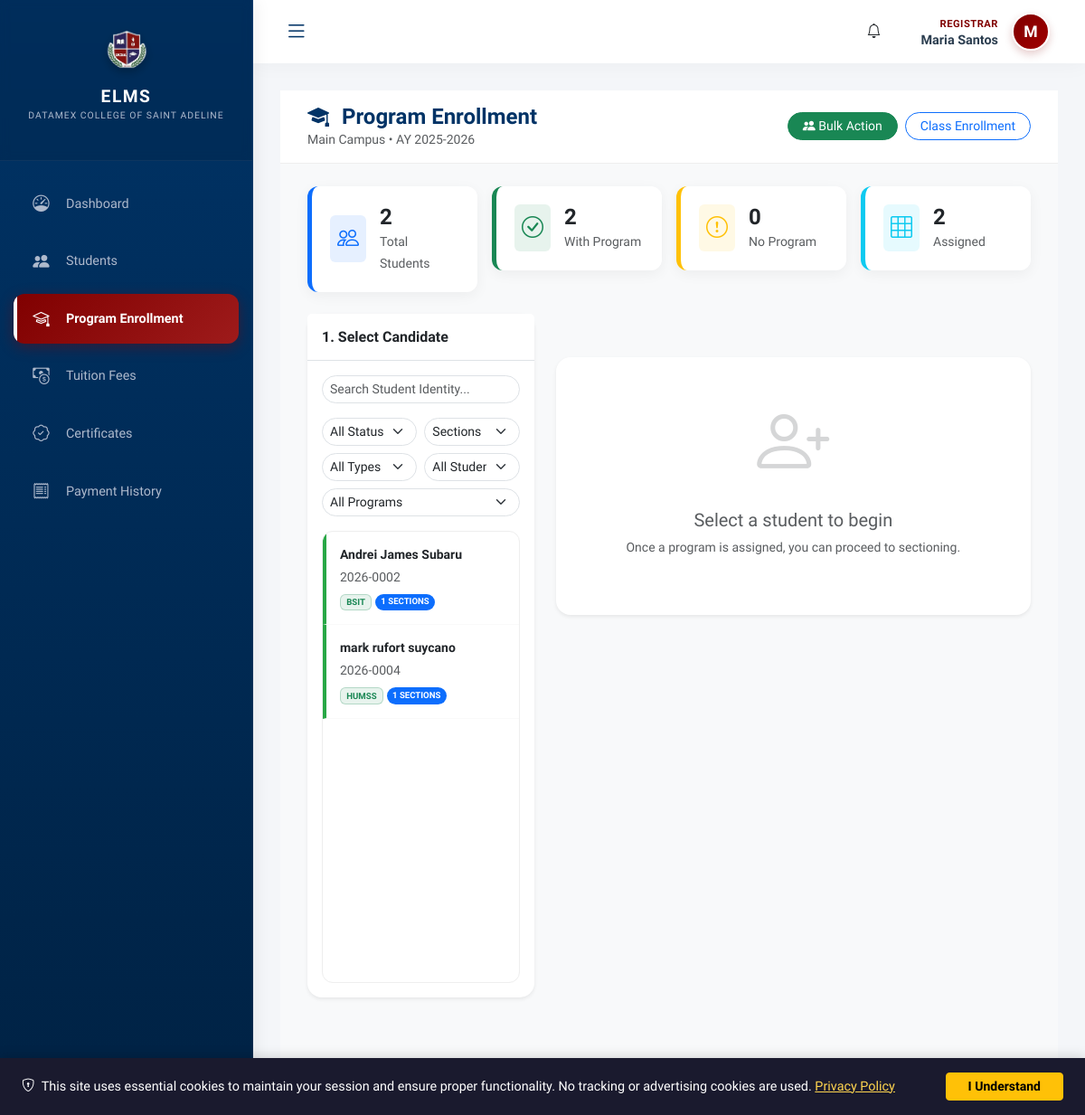
The page /modules/registrar/program_enrollment.php (signed in) on the database its author committed.
### tables this page shows
CREATE TABLE `branches` (
  `id` int(10) UNSIGNED NOT NULL,
  `school_id` int(10) UNSIGNED NOT NULL,
  `name` varchar(100) NOT NULL,
  `address` text DEFAULT NULL
);

CREATE TABLE `academic_years` (
  `id` int(10) UNSIGNED NOT NULL,
  `year_name` varchar(20) NOT NULL,
  `start_date` date DEFAULT NULL,
  `end_date` date DEFAULT NULL,
  `is_active` tinyint(1) DEFAULT 0,
  `status` varchar(20) DEFAULT 'upcoming',
  `created_at` timestamp NOT NULL DEFAULT current_timestamp(),
  `updated_at` timestamp NOT NULL DEFAULT current_timestamp() ON UPDATE current_timestamp()
);

CREATE TABLE `users` (
  `id` int(10) UNSIGNED NOT NULL,
  `email` varchar(100) NOT NULL,
  `password` varchar(255) NOT NULL,
  `status` enum('active','inactive') DEFAULT 'active',
  `last_login` datetime DEFAULT NULL,
  `created_at` timestamp NOT NULL DEFAULT current_timestamp(),
  `lock_count` int(11) NOT NULL DEFAULT 0,
  `last_locked_at` datetime DEFAULT NULL
);

CREATE TABLE `user_profiles` (
  `user_id` int(10) UNSIGNED NOT NULL,
  `first_name` varchar(50) NOT NULL,
  `last_name` varchar(50) NOT NULL,
  `contact_no` varchar(20) DEFAULT NULL,
  `address` text DEFAULT NULL,
  `branch_id` int(10) UNSIGNED DEFAULT NULL
);

### modules/registrar/program_enrollment.php (the view, shortened to what this page needs)
<?php
require_once '../../config/init.php';
$registrar_id = $_SESSION['user_id'];
$conn->query("ALTER TABLE students ADD COLUMN IF NOT EXISTS student_type ENUM('regular','irregular','transferee') NOT NULL DEFAULT 'regular' AFTER course_id");
$conn->query("ALTER TABLE students MODIFY COLUMN student_type ENUM('regular','irregular','transferee') NOT NULL DEFAULT 'regular'");
$conn->query("ALTER TABLE students ADD COLUMN IF NOT EXISTS previous_school VARCHAR(255) DEFAULT NULL AFTER student_type");
$registrar_profile = $conn->query("SELECT branch_id FROM user_profiles WHERE user_id = $registrar_id")->fetch_assoc();
$branch_id = $registrar_profile['branch_id'] ?? 0;
$branch = $conn->query("SELECT * FROM branches WHERE id = $branch_id")->fetch_assoc();
$current_ay = $conn->query("SELECT id, year_name FROM academic_years WHERE is_active = 1 LIMIT 1")->fetch_assoc();
$current_ay_id = $current_ay['id'] ?? 0;
$students_query = "
    SELECT
        u.id, u.email, up.first_name, up.last_name,
        COALESCE(st.student_no, CONCAT('STU-', u.id)) as student_no,
        st.course_id,
        CASE
            WHEN COALESCE(st.student_type, 'regular') = 'regular' THEN 'regular'
            WHEN st.student_type = 'transferee' THEN 'transferee'
            ELSE 'irregular'
        END as student_type,
        st.previous_school,
        COALESCE(p.program_code, ss.strand_code) as current_program_code,
        COALESCE(p.program_name, ss.strand_name) as current_program_name,
        CASE
            WHEN st.course_id IS NOT NULL AND EXISTS (SELECT 1 FROM programs WHERE id = st.course_id) THEN 'college'
            WHEN st.course_id IS NOT NULL AND EXISTS (SELECT 1 FROM shs_strands WHERE id = st.course_id) THEN 'shs'
            ELSE NULL
        END as program_type,
        (SELECT COUNT(*) FROM section_students ss2
         INNER JOIN sections s ON ss2.section_id = s.id
         WHERE ss2.student_id = u.id AND s.branch_id = $branch_id AND s.academic_year_id = $current_ay_id AND ss2.status = 'active') as section_count
    FROM users u
    INNER JOIN user_profiles up ON u.id = up.user_id
    INNER JOIN user_roles ur ON u.id = ur.user_id
    LEFT JOIN students st ON u.id = st.user_id
    LEFT JOIN programs p ON st.course_id = p.id
    LEFT JOIN shs_strands ss ON st.course_id = ss.id
    WHERE ur.role_id = " . ROLE_STUDENT . "
    AND u.status = 'active'
    ORDER BY up.last_name, up.first_name
";
$students = $conn->query($students_query);
include '../../includes/header.php';
?>
<link rel="stylesheet" href="css/program_enrollment.css">
<div class="header-fixed-part animate__animated animate__fadeInDown">
    <div class="d-flex justify-content-between align-items-center flex-wrap gap-2">
        <div>
            <h4 class="fw-bold mb-0" style="color: var(--blue);">
                <i class="bi bi-mortarboard-fill me-2 text-maroon"></i>
                Program Enrollment
            </h4>
            <p class="text-muted small mb-0"><?php echo htmlspecialchars($branch['name'] ?? 'Registrar'); ?> • AY <?php echo htmlspecialchars($current_ay['year_name'] ?? 'N/A'); ?></p>
        </div>
        <div class="d-flex gap-2">
            <button class="btn btn-success btn-sm rounded-pill px-3" data-bs-toggle="modal" data-bs-target="#bulkEnrollModal">
                <i class="bi bi-people-fill"></i> Bulk Action
            </button>
            <a href="enroll.php" class="btn btn-outline-primary btn-sm rounded-pill px-3">Class Enrollment</a>
        </div>
    </div>
</div>
<div class="body-scroll-part">
    <div class="row g-3 mb-4 animate__animated animate__fadeIn">
        <div class="col-md-3">
            <div class="stat-box-modern border-start border-primary border-5">
                <div class="p-2 bg-primary bg-opacity-10 text-primary rounded"><i class="bi bi-people fs-4"></i></div>
                <div><h4 class="mb-0 fw-bold"><?php echo $students->num_rows; ?></h4><small class="text-muted">Total Students</small></div>
            </div>
        </div>
        <div class="col-md-3">
            <div class="stat-box-modern border-start border-success border-5">
                <div class="p-2 bg-success bg-opacity-10 text-success rounded"><i class="bi bi-check-circle fs-4"></i></div>
                <div><h4 class="mb-0 fw-bold" id="enrolledCount">0</h4><small class="text-muted">With Program</small></div>
            </div>
        </div>
        <div class="col-md-3">
            <div class="stat-box-modern border-start border-warning border-5">
                <div class="p-2 bg-warning bg-opacity-10 text-warning rounded"><i class="bi bi-exclamation-circle fs-4"></i></div>
                <div><h4 class="mb-0 fw-bold" id="notEnrolledCount">0</h4><small class="text-muted">No Program</small></div>
            </div>
        </div>
        <div class="col-md-3">
            <div class="stat-box-modern border-start border-info border-5">
                <div class="p-2 bg-info bg-opacity-10 text-info rounded"><i class="bi bi-grid-3x3 fs-4"></i></div>
                <div><h4 class="mb-0 fw-bold" id="sectionAssignedCount">0</h4><small class="text-muted">Assigned</small></div>
            </div>
        </div>
    </div>
    <div class="row g-4">
        <div class="col-lg-4 animate__animated animate__fadeInLeft">
            <div class="card border-0 shadow-sm rounded-4">
                <div class="card-header bg-white border-bottom p-3">
                    <h6 class="fw-bold mb-0 text-maroon">1. Select Candidate</h6>
                </div>
                <div class="card-body p-3">
                    <input type="text" class="form-control form-control-sm mb-3 rounded-pill" id="searchStudent" placeholder="Search Student Identity...">
                    <div class="d-flex gap-2 mb-2">
                        <select class="form-select form-select-sm rounded-pill" id="filterEnrollment">
                            <option value="">All Status</option>
                        </select>
                        <select class="form-select form-select-sm rounded-pill" id="filterSection">
                            <option value="">Sections</option>
                        </select>
                    </div>
                    <div class="d-flex gap-2 mb-2">
                        <select class="form-select form-select-sm rounded-pill" id="filterEducationType">
                            <option value="">All Types</option>
                        </select>
                        <select class="form-select form-select-sm rounded-pill" id="filterStudentType">
                            <option value="">All Students</option>
                        </select>
                    </div>
                    <div class="d-flex gap-2 mb-3">
                        <select class="form-select form-select-sm rounded-pill" id="filterProgram">
                            <option value="">All Programs</option>
                        </select>
                    </div>
                    <div class="student-list-box shadow-xs" id="studentsListScroll">
                        <?php
                        $students->data_seek(0);
                        while ($student = $students->fetch_assoc()):
                            $has_p = !empty($student['current_program_code']);
                            $has_s = $student['section_count'] > 0;
                        ?>
                        <div class="student-card <?php echo $has_p ? 'enrolled-program' : 'no-program'; ?>"
                             data-student-id="<?php echo $student['id']; ?>"
                             data-student-name="<?php echo htmlspecialchars($student['first_name'] . ' ' . $student['last_name']); ?>"
                             data-student-no="<?php echo htmlspecialchars($student['student_no']); ?>"
                             data-has-program="<?php echo $has_p ? '1' : '0'; ?>"
                             data-has-section="<?php echo $has_s ? '1' : '0'; ?>"
                             data-program-type="<?php echo $student['program_type'] ?? ''; ?>"
                             data-course-id="<?php echo $student['course_id'] ?? ''; ?>"
                             data-student-type="<?php echo htmlspecialchars($student['student_type'] ?? 'regular'); ?>"
                             data-previous-school="<?php echo htmlspecialchars($student['previous_school'] ?? ''); ?>">
                            <div class="fw-bold text-dark small mb-1"><?php echo htmlspecialchars($student['first_name'] . ' ' . $student['last_name']); ?></div>
                            <small class="text-muted d-block mb-2"><?php echo htmlspecialchars($student['student_no']); ?></small>
                            <div class="d-flex gap-1 flex-wrap">
                                <?php if ($has_p): ?>
                                    <span class="badge bg-success bg-opacity-10 text-success border border-success border-opacity-25" style="font-size:0.6rem;"><?php echo htmlspecialchars($student['current_program_code']); ?></span>
                                <?php else: ?>
                                    <span class="badge bg-warning text-dark" style="font-size:0.6rem;">NO PROGRAM</span>
                                <?php endif; ?>
                                <?php if ($has_s): ?>
                                    <span class="badge bg-primary rounded-pill" style="font-size:0.6rem;"><?php echo $student['section_count']; ?> SECTIONS</span>
                                <?php endif; ?>
                            </div>
                        </div>
                        <?php endwhile; ?>
                    </div>
                </div>
            </div>
        </div>
        <div class="col-lg-8 animate__animated animate__fadeInRight">
            <div id="noStudentSelected" class="text-center py-5">
                <div class="card border-0 shadow-sm rounded-4 p-5">
                    <i class="bi bi-person-plus display-1 text-muted opacity-25"></i>
                    <h5 class="mt-4 text-muted">Select a student to begin</h5>
                    <p class="small text-muted">Once a program is assigned, you can proceed to sectioning.</p>
                </div>
            </div>
        </div>
    </div>
</div>
<?php include '../../includes/footer.php'; ?>
</body>
</html>

### modules/registrar/css/program_enrollment.css (style rules this page uses)
html, body { height: 100%; margin: 0; overflow: hidden; }
.header-fixed-part { flex: 0 0 auto; background: white; padding: 15px 30px; border-bottom: 1px solid #eee; z-index: 10; }
.body-scroll-part { flex: 1 1 auto; overflow-y: auto; padding: 25px 30px 100px 30px; background-color: #f8f9fa; }
.stat-box-modern { background: white; border-radius: 12px; padding: 20px; box-shadow: 0 4px 15px rgba(0,0,0,0.05); display: flex; align-items: center; gap: 15px; }
.student-list-box { height: 500px; overflow-y: auto; background: #fff; border: 1px solid #eee; border-radius: 12px; }
.student-card { padding: 15px; border-bottom: 1px solid #f9f9f9; border-left: 4px solid transparent; cursor: pointer; transition: 0.2s; }
.student-card.enrolled-program { border-left-color: #28a745; }

### includes/header.php (style rules this page uses)
:root { --maroon: #800000; --maroon-light: #9e1b1b; --blue: #003366; --blue-dark: #002244; --text-light: #ecf0f1; --text-muted: #aeb9cc; --sidebar-width: 280px; --header-height: 70px; --transition-speed: 0.3s; }
body { font-family: 'Public Sans', sans-serif; background-color: #f4f6f9; margin: 0; overflow-x: hidden; }
.header-fixed-part { z-index: 50 !important; }

### rows shown on the page
branches: name "Main Campus"
academic_years: year_name "2025-2026"
users: user_profiles.first_name+last_name "Andrei James Subaru", student_no "2026-0002", current_program_code "BSIT", section_count "1"
users: user_profiles.first_name+last_name "mark rufort suycano", student_no "2026-0004", current_program_code "HUMSS", section_count "1"

### other values the page prints
$_SESSION['role'] "REGISTRAR"
$_SESSION['name'] "Maria Santos"
substr($_SESSION['name'] ?? 'U', 0, 1) "M"
$students->num_rows "2"
